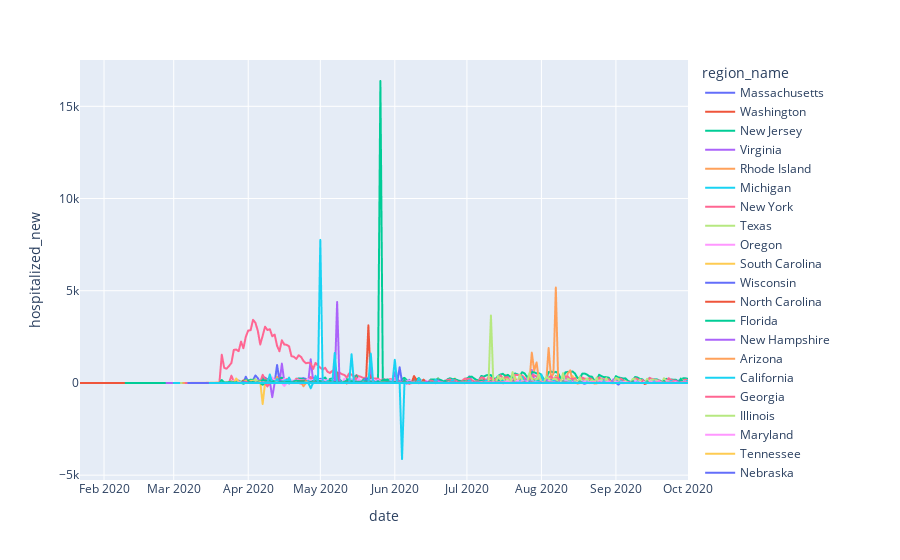

Notebook code cell kept with this figure:
### Code cell
newyork = df_USAstates_clean.loc[df_USAstates_clean['open_covid_region_code']=='NY']
px.line(data_frame=df_USAstates_clean, x= 'date',y='hospitalized_new',color = 'region_name')

### Figure 1 — Plotly figure (JSON) as saved in the notebook; plotly's stock layout.template omitted (floating-point values rounded to 4 significant figures; data arrays with more than 128 entries replaced by an {"elided": "..."} marker saying what was removed)
{"data": [{"hovertemplate": "region_name=Massachusetts<br>date=%{x}<br>hospitalized_new=%{y}<extra></extra>", "legendgroup": "Massachusetts", "line": {"color": "#636efa", "dash": "solid"}, "mode": "lines", "name": "Massachusetts", "showlegend": true, "type": "scattergl", "x": {"elided": "254 str values"}, "xaxis": "x", "y": {"elided": "254 int values"}, "yaxis": "y"}, {"hovertemplate": "region_name=Washington<br>date=%{x}<br>hospitalized_new=%{y}<extra></extra>", "legendgroup": "Washington", "line": {"color": "#EF553B", "dash": "solid"}, "mode": "lines", "name": "Washington", "showlegend": true, "type": "scattergl", "x": {"elided": "254 str values"}, "xaxis": "x", "y": {"elided": "254 int values"}, "yaxis": "y"}, {"hovertemplate": "region_name=New Jersey<br>date=%{x}<br>hospitalized_new=%{y}<extra></extra>", "legendgroup": "New Jersey", "line": {"color": "#00cc96", "dash": "solid"}, "mode": "lines", "name": "New Jersey", "showlegend": true, "type": "scattergl", "x": {"elided": "235 str values"}, "xaxis": "x", "y": {"elided": "235 int values"}, "yaxis": "y"}, {"hovertemplate": "region_name=Virginia<br>date=%{x}<br>hospitalized_new=%{y}<extra></extra>", "legendgroup": "Virginia", "line": {"color": "#ab63fa", "dash": "solid"}, "mode": "lines", "name": "Virginia", "showlegend": true, "type": "scattergl", "x": {"elided": "218 str values"}, "xaxis": "x", "y": {"elided": "218 int values"}, "yaxis": "y"}, {"hovertemplate": "region_name=Rhode Island<br>date=%{x}<br>hospitalized_new=%{y}<extra></extra>", "legendgroup": "Rhode Island", "line": {"color": "#FFA15A", "dash": "solid"}, "mode": "lines", "name": "Rhode Island", "showlegend": true, "type": "scattergl", "x": {"elided": "215 str values"}, "xaxis": "x", "y": {"elided": "215 int values"}, "yaxis": "y"}, {"hovertemplate": "region_name=Michigan<br>date=%{x}<br>hospitalized_new=%{y}<extra></extra>", "legendgroup": "Michigan", "line": {"color": "#19d3f3", "dash": "solid"}, "mode": "lines", "name": "Michigan", "showlegend": true, "type": "scattergl", "x": {"elided": "215 str values"}, "xaxis": "x", "y": {"elided": "215 int values"}, "yaxis": "y"}, {"hovertemplate": "region_name=New York<br>date=%{x}<br>hospitalized_new=%{y}<extra></extra>", "legendgroup": "New York", "line": {"color": "#FF6692", "dash": "solid"}, "mode": "lines", "name": "New York", "showlegend": true, "type": "scattergl", "x": {"elided": "212 str values"}, "xaxis": "x", "y": {"elided": "212 int values"}, "yaxis": "y"}, {"hovertemplate": "region_name=Texas<br>date=%{x}<br>hospitalized_new=%{y}<extra></extra>", "legendgroup": "Texas", "line": {"color": "#B6E880", "dash": "solid"}, "mode": "lines", "name": "Texas", "showlegend": true, "type": "scattergl", "x": {"elided": "212 str values"}, "xaxis": "x", "y": {"elided": "212 int values"}, "yaxis": "y"}, {"hovertemplate": "region_name=Oregon<br>date=%{x}<br>hospitalized_new=%{y}<extra></extra>", "legendgroup": "Oregon", "line": {"color": "#FF97FF", "dash": "solid"}, "mode": "lines", "name": "Oregon", "showlegend": true, "type": "scattergl", "x": {"elided": "212 str values"}, "xaxis": "x", "y": {"elided": "212 int values"}, "yaxis": "y"}, {"hovertemplate": "region_name=South Carolina<br>date=%{x}<br>hospitalized_new=%{y}<extra></extra>", "legendgroup": "South Carolina", "line": {"color": "#FECB52", "dash": "solid"}, "mode": "lines", "name": "South Carolina", "showlegend": true, "type": "scattergl", "x": {"elided": "212 str values"}, "xaxis": "x", "y": {"elided": "212 int values"}, "yaxis": "y"}, {"hovertemplate": "region_name=Wisconsin<br>date=%{x}<br>hospitalized_new=%{y}<extra></extra>", "legendgroup": "Wisconsin", "line": {"color": "#636efa", "dash": "solid"}, "mode": "lines", "name": "Wisconsin", "showlegend": true, "type": "scattergl", "x": {"elided": "212 str values"}, "xaxis": "x", "y": {"elided": "212 int values"}, "yaxis": "y"}, {"hovertemplate": "region_name=North Carolina<br>date=%{x}<br>hospitalized_new=%{y}<extra></extra>", "legendgroup": "North Carolina", "line": {"color": "#EF553B", "dash": "solid"}, "mode": "lines", "name": "North Carolina", "showlegend": true, "type": "scattergl", "x": {"elided": "212 str values"}, "xaxis": "x", "y": {"elided": "212 int values"}, "yaxis": "y"}, {"hovertemplate": "region_name=Florida<br>date=%{x}<br>hospitalized_new=%{y}<extra></extra>", "legendgroup": "Florida", "line": {"color": "#00cc96", "dash": "solid"}, "mode": "lines", "name": "Florida", "showlegend": true, "type": "scattergl", "x": {"elided": "212 str values"}, "xaxis": "x", "y": {"elided": "212 int values"}, "yaxis": "y"}, {"hovertemplate": "region_name=New Hampshire<br>date=%{x}<br>hospitalized_new=%{y}<extra></extra>", "legendgroup": "New Hampshire", "line": {"color": "#ab63fa", "dash": "solid"}, "mode": "lines", "name": "New Hampshire", "showlegend": true, "type": "scattergl", "x": {"elided": "212 str values"}, "xaxis": "x", "y": {"elided": "212 int values"}, "yaxis": "y"}, {"hovertemplate": "region_name=Arizona<br>date=%{x}<br>hospitalized_new=%{y}<extra></extra>", "legendgroup": "Arizona", "line": {"color": "#FFA15A", "dash": "solid"}, "mode": "lines", "name": "Arizona", "showlegend": true, "type": "scattergl", "x": {"elided": "212 str values"}, "xaxis": "x", "y": {"elided": "212 int values"}, "yaxis": "y"}, {"hovertemplate": "region_name=California<br>date=%{x}<br>hospitalized_new=%{y}<extra></extra>", "legendgroup": "California", "line": {"color": "#19d3f3", "dash": "solid"}, "mode": "lines", "name": "California", "showlegend": true, "type": "scattergl", "x": {"elided": "212 str values"}, "xaxis": "x", "y": {"elided": "212 int values"}, "yaxis": "y"}, {"hovertemplate": "region_name=Georgia<br>date=%{x}<br>hospitalized_new=%{y}<extra></extra>", "legendgroup": "Georgia", "line": {"color": "#FF6692", "dash": "solid"}, "mode": "lines", "name": "Georgia", "showlegend": true, "type": "scattergl", "x": {"elided": "212 str values"}, "xaxis": "x", "y": {"elided": "212 int values"}, "yaxis": "y"}, {"hovertemplate": "region_name=Illinois<br>date=%{x}<br>hospitalized_new=%{y}<extra></extra>", "legendgroup": "Illinois", "line": {"color": "#B6E880", "dash": "solid"}, "mode": "lines", "name": "Illinois", "showlegend": true, "type": "scattergl", "x": {"elided": "212 str values"}, "xaxis": "x", "y": {"elided": "212 int values"}, "yaxis": "y"}, {"hovertemplate": "region_name=Maryland<br>date=%{x}<br>hospitalized_new=%{y}<extra></extra>", "legendgroup": "Maryland", "line": {"color": "#FF97FF", "dash": "solid"}, "mode": "lines", "name": "Maryland", "showlegend": true, "type": "scattergl", "x": {"elided": "211 str values"}, "xaxis": "x", "y": {"elided": "211 int values"}, "yaxis": "y"}, {"hovertemplate": "region_name=Tennessee<br>date=%{x}<br>hospitalized_new=%{y}<extra></extra>", "legendgroup": "Tennessee", "line": {"color": "#FECB52", "dash": "solid"}, "mode": "lines", "name": "Tennessee", "showlegend": true, "type": "scattergl", "x": {"elided": "211 str values"}, "xaxis": "x", "y": {"elided": "211 int values"}, "yaxis": "y"}, {"hovertemplate": "region_name=Nebraska<br>date=%{x}<br>hospitalized_new=%{y}<extra></extra>", "legendgroup": "Nebraska", "line": {"color": "#636efa", "dash": "solid"}, "mode": "lines", "name": "Nebraska", "showlegend": true, "type": "scattergl", "x": {"elided": "211 str values"}, "xaxis": "x", "y": {"elided": "211 int values"}, "yaxis": "y"}, {"hovertemplate": "region_name=Colorado<br>date=%{x}<br>hospitalized_new=%{y}<extra></extra>", "legendgroup": "Colorado", "line": {"color": "#EF553B", "dash": "solid"}, "mode": "lines", "name": "Colorado", "showlegend": true, "type": "scattergl", "x": {"elided": "211 str values"}, "xaxis": "x", "y": {"elided": "211 int values"}, "yaxis": "y"}, {"hovertemplate": "region_name=Ohio<br>date=%{x}<br>hospitalized_new=%{y}<extra></extra>", "legendgroup": "Ohio", "line": {"color": "#00cc96", "dash": "solid"}, "mode": "lines", "name": "Ohio", "showlegend": true, "type": "scattergl", "x": {"elided": "211 str values"}, "xaxis": "x", "y": {"elided": "211 int values"}, "yaxis": "y"}, {"hovertemplate": "region_name=District of Columbia<br>date=%{x}<br>hospitalized_new=%{y}<extra></extra>", "legendgroup": "District of Columbia", "line": {"color": "#ab63fa", "dash": "solid"}, "mode": "lines", "name": "District of Columbia", "showlegend": true, "type": "scattergl", "x": {"elided": "211 str values"}, "xaxis": "x", "y": {"elided": "211 int values"}, "yaxis": "y"}, {"hovertemplate": "region_name=Nevada<br>date=%{x}<br>hospitalized_new=%{y}<extra></extra>", "legendgroup": "Nevada", "line": {"color": "#FFA15A", "dash": "solid"}, "mode": "lines", "name": "Nevada", "showlegend": true, "type": "scattergl", "x": {"elided": "211 str values"}, "xaxis": "x", "y": {"elided": "211 int values"}, "yaxis": "y"}, {"hovertemplate": "region_name=Arkansas<br>date=%{x}<br>hospitalized_new=%{y}<extra></extra>", "legendgroup": "Arkansas", "line": {"color": "#19d3f3", "dash": "solid"}, "mode": "lines", "name": "Arkansas", "showlegend": true, "type": "scattergl", "x": {"elided": "210 str values"}, "xaxis": "x", "y": {"elided": "210 int values"}, "yaxis": "y"}, {"hovertemplate": "region_name=Alaska<br>date=%{x}<br>hospitalized_new=%{y}<extra></extra>", "legendgroup": "Alaska", "line": {"color": "#FF6692", "dash": "solid"}, "mode": "lines", "name": "Alaska", "showlegend": true, "type": "scattergl", "x": {"elided": "210 str values"}, "xaxis": "x", "y": {"elided": "210 int values"}, "yaxis": "y"}, {"hovertemplate": "region_name=Vermont<br>date=%{x}<br>hospitalized_new=%{y}<extra></extra>", "legendgroup": "Vermont", "line": {"color": "#B6E880", "dash": "solid"}, "mode": "lines", "name": "Vermont", "showlegend": true, "type": "scattergl", "x": {"elided": "210 str values"}, "xaxis": "x", "y": {"elided": "210 int values"}, "yaxis": "y"}, {"hovertemplate": "region_name=West Virginia<br>date=%{x}<br>hospitalized_new=%{y}<extra></extra>", "legendgroup": "West Virginia", "line": {"color": "#FF97FF", "dash": "solid"}, "mode": "lines", "name": "West Virginia", "showlegend": true, "type": "scattergl", "x": {"elided": "210 str values"}, "xaxis": "x", "y": {"elided": "210 int values"}, "yaxis": "y"}, {"hovertemplate": "region_name=Pennsylvania<br>date=%{x}<br>hospitalized_new=%{y}<extra></extra>", "legendgroup": "Pennsylvania", "line": {"color": "#FECB52", "dash": "solid"}, "mode": "lines", "name": "Pennsylvania", "showlegend": true, "type": "scattergl", "x": {"elided": "210 str values"}, "xaxis": "x", "y": {"elided": "210 int values"}, "yaxis": "y"}, {"hovertemplate": "region_name=New Mexico<br>date=%{x}<br>hospitalized_new=%{y}<extra></extra>", "legendgroup": "New Mexico", "line": {"color": "#636efa", "dash": "solid"}, "mode": "lines", "name": "New Mexico", "showlegend": true, "type": "scattergl", "x": {"elided": "210 str values"}, "xaxis": "x", "y": {"elided": "210 int values"}, "yaxis": "y"}, {"hovertemplate": "region_name=Delaware<br>date=%{x}<br>hospitalized_new=%{y}<extra></extra>", "legendgroup": "Delaware", "line": {"color": "#EF553B", "dash": "solid"}, "mode": "lines", "name": "Delaware", "showlegend": true, "type": "scattergl", "x": {"elided": "210 str values"}, "xaxis": "x", "y": {"elided": "210 int values"}, "yaxis": "y"}, {"hovertemplate": "region_name=Minnesota<br>date=%{x}<br>hospitalized_new=%{y}<extra></extra>", "legendgroup": "Minnesota", "line": {"color": "#00cc96", "dash": "solid"}, "mode": "lines", "name": "Minnesota", "showlegend": true, "type": "scattergl", "x": {"elided": "210 str values"}, "xaxis": "x", "y": {"elided": "210 int values"}, "yaxis": "y"}, {"hovertemplate": "region_name=Indiana<br>date=%{x}<br>hospitalized_new=%{y}<extra></extra>", "legendgroup": "Indiana", "line": {"color": "#ab63fa", "dash": "solid"}, "mode": "lines", "name": "Indiana", "showlegend": true, "type": "scattergl", "x": {"elided": "210 str values"}, "xaxis": "x", "y": {"elided": "210 int values"}, "yaxis": "y"}, {"hovertemplate": "region_name=Kansas<br>date=%{x}<br>hospitalized_new=%{y}<extra></extra>", "legendgroup": "Kansas", "line": {"color": "#FFA15A", "dash": "solid"}, "mode": "lines", "name": "Kansas", "showlegend": true, "type": "scattergl", "x": {"elided": "210 str values"}, "xaxis": "x", "y": {"elided": "210 int values"}, "yaxis": "y"}, {"hovertemplate": "region_name=Kentucky<br>date=%{x}<br>hospitalized_new=%{y}<extra></extra>", "legendgroup": "Kentucky", "line": {"color": "#19d3f3", "dash": "solid"}, "mode": "lines", "name": "Kentucky", "showlegend": true, "type": "scattergl", "x": {"elided": "210 str values"}, "xaxis": "x", "y": {"elided": "210 int values"}, "yaxis": "y"}, {"hovertemplate": "region_name=Iowa<br>date=%{x}<br>hospitalized_new=%{y}<extra></extra>", "legendgroup": "Iowa", "line": {"color": "#FF6692", "dash": "solid"}, "mode": "lines", "name": "Iowa", "showlegend": true, "type": "scattergl", "x": {"elided": "210 str values"}, "xaxis": "x", "y": {"elided": "210 int values"}, "yaxis": "y"}, {"hovertemplate": "region_name=Alabama<br>date=%{x}<br>hospitalized_new=%{y}<extra></extra>", "legendgroup": "Alabama", "line": {"color": "#B6E880", "dash": "solid"}, "mode": "lines", "name": "Alabama", "showlegend": true, "type": "scattergl", "x": {"elided": "209 str values"}, "xaxis": "x", "y": {"elided": "209 int values"}, "yaxis": "y"}, {"hovertemplate": "region_name=Oklahoma<br>date=%{x}<br>hospitalized_new=%{y}<extra></extra>", "legendgroup": "Oklahoma", "line": {"color": "#FF97FF", "dash": "solid"}, "mode": "lines", "name": "Oklahoma", "showlegend": true, "type": "scattergl", "x": {"elided": "209 str values"}, "xaxis": "x", "y": {"elided": "209 int values"}, "yaxis": "y"}, {"hovertemplate": "region_name=Hawaii<br>date=%{x}<br>hospitalized_new=%{y}<extra></extra>", "legendgroup": "Hawaii", "line": {"color": "#FECB52", "dash": "solid"}, "mode": "lines", "name": "Hawaii", "showlegend": true, "type": "scattergl", "x": {"elided": "209 str values"}, "xaxis": "x", "y": {"elided": "209 int values"}, "yaxis": "y"}, {"hovertemplate": "region_name=South Dakota<br>date=%{x}<br>hospitalized_new=%{y}<extra></extra>", "legendgroup": "South Dakota", "line": {"color": "#636efa", "dash": "solid"}, "mode": "lines", "name": "South Dakota", "showlegend": true, "type": "scattergl", "x": {"elided": "209 str values"}, "xaxis": "x", "y": {"elided": "209 int values"}, "yaxis": "y"}, {"hovertemplate": "region_name=Wyoming<br>date=%{x}<br>hospitalized_new=%{y}<extra></extra>", "legendgroup": "Wyoming", "line": {"color": "#EF553B", "dash": "solid"}, "mode": "lines", "name": "Wyoming", "showlegend": true, "type": "scattergl", "x": {"elided": "209 str values"}, "xaxis": "x", "y": {"elided": "209 int values"}, "yaxis": "y"}, {"hovertemplate": "region_name=Mississippi<br>date=%{x}<br>hospitalized_new=%{y}<extra></extra>", "legendgroup": "Mississippi", "line": {"color": "#00cc96", "dash": "solid"}, "mode": "lines", "name": "Mississippi", "showlegend": true, "type": "scattergl", "x": {"elided": "209 str values"}, "xaxis": "x", "y": {"elided": "209 int values"}, "yaxis": "y"}, {"hovertemplate": "region_name=Missouri<br>date=%{x}<br>hospitalized_new=%{y}<extra></extra>", "legendgroup": "Missouri", "line": {"color": "#ab63fa", "dash": "solid"}, "mode": "lines", "name": "Missouri", "showlegend": true, "type": "scattergl", "x": {"elided": "209 str values"}, "xaxis": "x", "y": {"elided": "209 int values"}, "yaxis": "y"}, {"hovertemplate": "region_name=Montana<br>date=%{x}<br>hospitalized_new=%{y}<extra></extra>", "legendgroup": "Montana", "line": {"color": "#FFA15A", "dash": "solid"}, "mode": "lines", "name": "Montana", "showlegend": true, "type": "scattergl", "x": {"elided": "209 str values"}, "xaxis": "x", "y": {"elided": "209 int values"}, "yaxis": "y"}, {"hovertemplate": "region_name=Connecticut<br>date=%{x}<br>hospitalized_new=%{y}<extra></extra>", "legendgroup": "Connecticut", "line": {"color": "#19d3f3", "dash": "solid"}, "mode": "lines", "name": "Connecticut", "showlegend": true, "type": "scattergl", "x": {"elided": "209 str values"}, "xaxis": "x", "y": {"elided": "209 int values"}, "yaxis": "y"}, {"hovertemplate": "region_name=Utah<br>date=%{x}<br>hospitalized_new=%{y}<extra></extra>", "legendgroup": "Utah", "line": {"color": "#FF6692", "dash": "solid"}, "mode": "lines", "name": "Utah", "showlegend": true, "type": "scattergl", "x": {"elided": "209 str values"}, "xaxis": "x", "y": {"elided": "209 int values"}, "yaxis": "y"}, {"hovertemplate": "region_name=North Dakota<br>date=%{x}<br>hospitalized_new=%{y}<extra></extra>", "legendgroup": "North Dakota", "line": {"color": "#B6E880", "dash": "solid"}, "mode": "lines", "name": "North Dakota", "showlegend": true, "type": "scattergl", "x": {"elided": "209 str values"}, "xaxis": "x", "y": {"elided": "209 int values"}, "yaxis": "y"}, {"hovertemplate": "region_name=Idaho<br>date=%{x}<br>hospitalized_new=%{y}<extra></extra>", "legendgroup": "Idaho", "line": {"color": "#FF97FF", "dash": "solid"}, "mode": "lines", "name": "Idaho", "showlegend": true, "type": "scattergl", "x": {"elided": "209 str values"}, "xaxis": "x", "y": {"elided": "209 int values"}, "yaxis": "y"}, {"hovertemplate": "region_name=Louisiana<br>date=%{x}<br>hospitalized_new=%{y}<extra></extra>", "legendgroup": "Louisiana", "line": {"color": "#FECB52", "dash": "solid"}, "mode": "lines", "name": "Louisiana", "showlegend": true, "type": "scattergl", "x": {"elided": "209 str values"}, "xaxis": "x", "y": {"elided": "209 int values"}, "yaxis": "y"}, {"hovertemplate": "region_name=Maine<br>date=%{x}<br>hospitalized_new=%{y}<extra></extra>", "legendgroup": "Maine", "line": {"color": "#636efa", "dash": "solid"}, "mode": "lines", "name": "Maine", "showlegend": true, "type": "scattergl", "x": {"elided": "209 str values"}, "xaxis": "x", "y": {"elided": "209 int values"}, "yaxis": "y"}, {"hovertemplate": "region_name=Puerto Rico<br>date=%{x}<br>hospitalized_new=%{y}<extra></extra>", "legendgroup": "Puerto Rico", "line": {"color": "#EF553B", "dash": "solid"}, "mode": "lines", "name": "Puerto Rico", "showlegend": true, "type": "scattergl", "x": {"elided": "200 str values"}, "xaxis": "x", "y": {"elided": "200 int values"}, "yaxis": "y"}, {"hovertemplate": "region_name=U.S. Virgin Islands<br>date=%{x}<br>hospitalized_new=%{y}<extra></extra>", "legendgroup": "U.S. Virgin Islands", "line": {"color": "#00cc96", "dash": "solid"}, "mode": "lines", "name": "U.S. Virgin Islands", "showlegend": true, "type": "scattergl", "x": {"elided": "200 str values"}, "xaxis": "x", "y": {"elided": "200 int values"}, "yaxis": "y"}, {"hovertemplate": "region_name=American Samoa<br>date=%{x}<br>hospitalized_new=%{y}<extra></extra>", "legendgroup": "American Samoa", "line": {"color": "#ab63fa", "dash": "solid"}, "mode": "lines", "name": "American Samoa", "showlegend": true, "type": "scattergl", "x": {"elided": "200 str values"}, "xaxis": "x", "y": {"elided": "200 int values"}, "yaxis": "y"}, {"hovertemplate": "region_name=Northern Mariana Islands<br>date=%{x}<br>hospitalized_new=%{y}<extra></extra>", "legendgroup": "Northern Mariana Islands", "line": {"color": "#FFA15A", "dash": "solid"}, "mode": "lines", "name": "Northern Mariana Islands", "showlegend": true, "type": "scattergl", "x": {"elided": "200 str values"}, "xaxis": "x", "y": {"elided": "200 int values"}, "yaxis": "y"}, {"hovertemplate": "region_name=Guam<br>date=%{x}<br>hospitalized_new=%{y}<extra></extra>", "legendgroup": "Guam", "line": {"color": "#19d3f3", "dash": "solid"}, "mode": "lines", "name": "Guam", "showlegend": true, "type": "scattergl", "x": {"elided": "200 str values"}, "xaxis": "x", "y": {"elided": "200 int values"}, "yaxis": "y"}], "layout": {"legend": {"title": {"text": "region_name"}, "tracegroupgap": 0}, "margin": {"t": 60}, "xaxis": {"anchor": "y", "domain": [0, 1], "title": {"text": "date"}}, "yaxis": {"anchor": "x", "domain": [0, 1], "title": {"text": "hospitalized_new"}}}}
